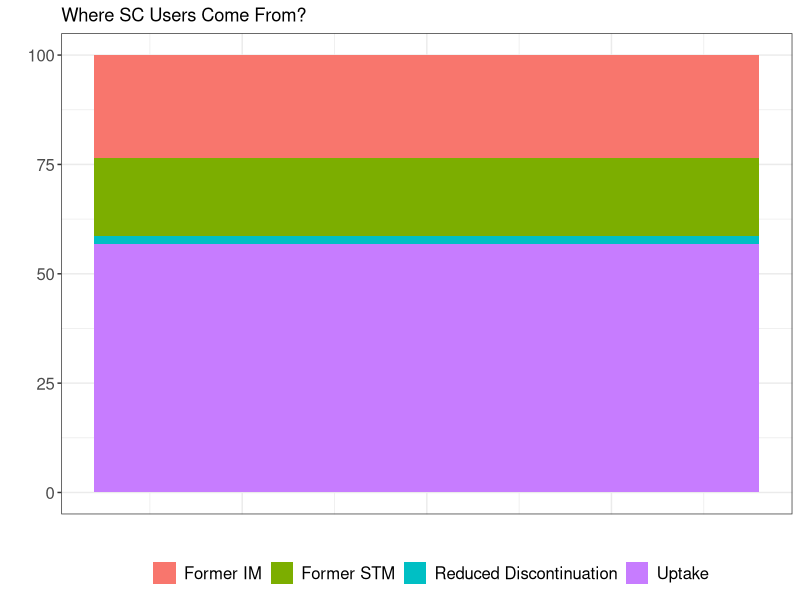
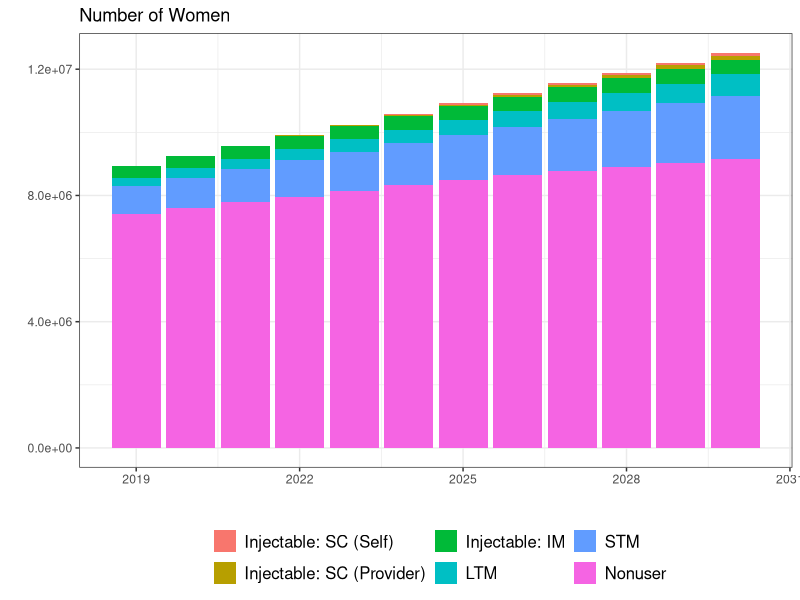
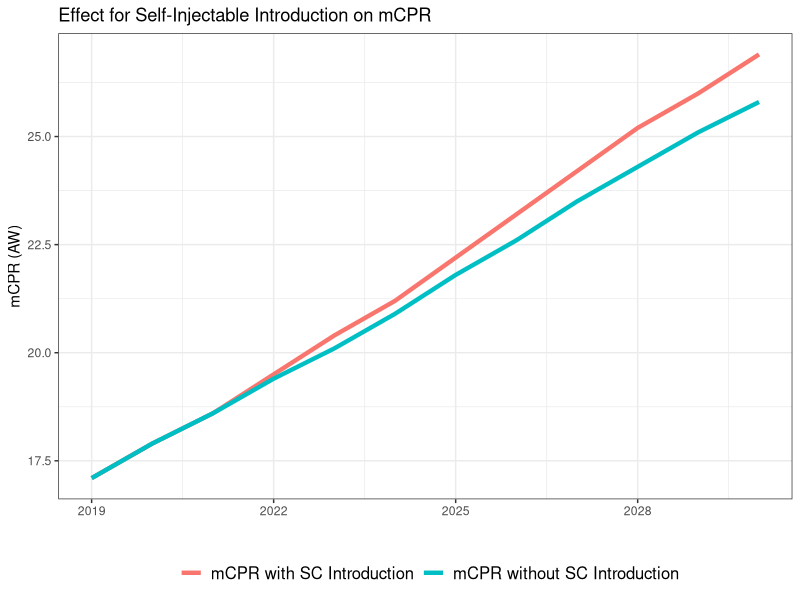

Recreate these plots in R, in order.
# Track20, Avenir Health
# Kristin Bietsch, PhD and Emily Sonneveldt, PhD

library(dplyr)
library(tidyr)
library(ggplot2)
setwd("C:/Users/KristinBietsch/files/Track20/Win Requests/Self Injections")

# Baseline Data
baseline <- read.csv("ModelData062220.csv")


# Adaptable Parameters
#Proportion of Injectable users that will switch to self-injectable contraceptives
#inj_to_si <- .16
#Proportion of short-term method users that will switch to self-injectable contraceptives
#stm_to_si <- .08
#Proportion of Non-users, whose reasons for not using would be alleviated by benefits of self-injection (decreased side-effects, increased availability, ease of use) that will uptake self-injectable contraceptives                               
#nu_to_si <- .04

# SI bonus- increase in each parameter whem SI of SC becomes fully available (partial bonus awarded during scale up)
#si_bonus <- .01

# New Adjustable Parament
# Year SC full scale
#year_sc <- 2020
# Year SI is reaches maximum proportion of SC use
# if the two years are differect, assume 0% in first year and max% in last year and linearly interpolate
#year_si <- 2021

#max_siofsc <- .4


##############################################################
# Share of SI that are provider provided versus SI


baseline$SC <- baseline$year_sc
baseline$SI <- baseline$year_si
baseline <- baseline %>% mutate(time_sc_si = SI-SC,
                              years_after_sc=Year-SC,
                              share_between_scsi = (years_after_sc/time_sc_si)*max_siofsc,
                              per_si =case_when(Year>=SI ~ max_siofsc,
                                                Year<=SC ~ 0,
                                                Year>SC & Year<SI ~ share_between_scsi),
                              share_bonus=per_si/max_siofsc) 


baseline <- baseline %>% mutate(high_scale=case_when(high==1 ~ 1, high==0 ~ .9))

# take the 2019 numbers, and put them as their own variable, then apply the bonsus
base2019 <- baseline %>% filter(Year==2019) %>% select(iso, Injection, STM, NonUser) %>% 
        rename(Injection_2019=Injection,
               STM_2019=STM,
               NonUser_2019=NonUser)


baseline <- full_join(baseline, base2019, by="iso")

baseline <- baseline %>% mutate(inj_switch_si_a=(((inj_to_si+(si_bonus*share_bonus)))*Injection_2019)/11,
                              stm_switch_si_a=(((stm_to_si+(si_bonus*share_bonus))*scale)*STM_2019)/11,
                              nu_switch_si_a=(((nu_to_si+(si_bonus*share_bonus))*scale)*NonUser_2019*ReasonNotUsingSI)/11) 

equations <- baseline

# Here is where the years since full scale matter- making annual numbers before it 0
equations <- equations %>% mutate(year_fullscale= case_when(Year-year_sc<0 ~ 0, Year-year_sc>=0 ~ Year-year_sc+1 )) %>%
  mutate(binary_full_scale=case_when(year_fullscale>0 ~ 1, year_fullscale==0 ~ 0)) %>% 
  mutate(inj_switch_si_a=inj_switch_si_a*binary_full_scale,
         stm_switch_si_a=stm_switch_si_a*binary_full_scale,
         nu_switch_si_a=nu_switch_si_a*binary_full_scale) %>%
  group_by(iso) %>%
  mutate(inj_switch_si = cumsum(inj_switch_si_a),
         stm_switch_si = cumsum(stm_switch_si_a),
         inj_stay= Injection-inj_switch_si,
         stm_stay=STM-stm_switch_si)
  



#SI users who would have been non-users because of discontinuation from IM
equations <- equations %>% mutate(si_non_disc_im = case_when(year_fullscale==0 ~ 0, year_fullscale!=0 ~ inj_switch_si*(discon_inj*.26)))

# SI users who would have been non-users because of discontinuation from STM
equations <- equations %>% mutate(si_non_disc_stm = case_when(year_fullscale==0 ~ 0, year_fullscale!=0 ~ stm_switch_si*(discon_stm*.26)))

#Nonusers Not SI Relevant
equations <- equations %>% mutate(nu_not_sirelevant=(NonUser-si_non_disc_im-si_non_disc_stm)*(1-ReasonNotUsingSI),
                                  nu_sirelevant=(NonUser-si_non_disc_im-si_non_disc_stm)*(ReasonNotUsingSI))

# Nonusers  SI Relevant Uptake
equations <- equations %>% mutate( nu_sirelevant_uptake= cumsum(nu_switch_si_a))
equations <- equations %>% mutate(nu_sirelevant_notuptake=nu_sirelevant-nu_sirelevant_uptake)

names(equations)
equations <- equations %>% mutate(si_users=inj_switch_si+stm_switch_si+si_non_disc_im+si_non_disc_stm+nu_sirelevant_uptake,
                                  im_users=inj_stay,
                                  stm_users=stm_stay,
                                  ltm_users=LTM,
                                  non_users=nu_not_sirelevant+nu_sirelevant_notuptake,
                                  per_users_si=si_users/(si_users+im_users+stm_users+ltm_users))





# Proportion of SI Users from Various sources
equations <- equations %>% mutate(prop_si_im= case_when(si_users==0 ~ 0, si_users!=0 ~ inj_switch_si/si_users),
                                  prop_si_stm= case_when(si_users==0 ~ 0, si_users!=0 ~ stm_switch_si/si_users),
                                  prop_si_disc= case_when(si_users==0 ~ 0, si_users!=0 ~ (si_non_disc_im+si_non_disc_stm)/si_users),
                                  prop_si_uptake= case_when(si_users==0 ~ 0, si_users!=0 ~ nu_sirelevant_uptake/si_users))

equations <- equations %>% mutate(baseline_users=LTM+STM+Injection,
                                  total_user_w_si=si_users+im_users+stm_users+ltm_users)

# Injectable Users
equations <- equations %>% mutate(injec_user_w_si=si_users+im_users)

# IM Users, SI Users, and SC Users
equations <- equations %>% mutate(IM_injec_user_w_si=round(im_users),
                                  SCP_injec_user_w_si=round(si_users*(1-per_si)),
                                  SI_injec_user_w_si= round(si_users*(per_si)),
                                  non_users <- Total-total_user_w_si,
                                  mcpr_w_si=round((total_user_w_si/Total)*100,1),
                                  inject_share=injec_user_w_si/total_user_w_si,
                                  baseline_mcpr=round((baseline_users/Total)*100,1),
                                  additional_users=round(total_user_w_si-baseline_users))



# Gates Priority Coutries
gates <- equations %>% filter(iso== 566 | iso==404 | iso==854 | iso==586 | iso==800 | iso==686 | iso==454 ) %>% filter(Year==2030) %>% select(Country, iso,  additional_users)

write.csv(gates, "Gates Priority Countries SI 062220 With Change in NonUsers.csv", row.names = F)


# Results 2030
results <- equations %>% select(iso, Year, baseline_mcpr, mcpr_w_si, additional_users, total_user_w_si, baseline_users, Total, SI_injec_user_w_si, SCP_injec_user_w_si, IM_injec_user_w_si, non_users) %>%
    filter(Year==2030)




# Overall change in mcpr/number of users
sum2030 <- results %>% ungroup() %>% summarise(total_user_w_si=sum(total_user_w_si), baseline_users=sum(baseline_users), Total=sum(Total)) %>% mutate(addition=total_user_w_si-baseline_users, mcpr_si=total_user_w_si/Total, mcpr_nosi=baseline_users/Total)
############################################################
data2030 <- equations %>% ungroup() %>% 
            filter(Year==2030) %>%
            mutate(additional_users=total_user_w_si-baseline_users) %>% filter(iso==4) %>% select(additional_users) 
add <- data2030$additional_users[1]

############################################################


############################################################
sc_users2030 <-  equations %>% ungroup() %>% 
  filter(Year==2030) %>% filter(iso==4) %>% select(prop_si_im,  prop_si_stm,  prop_si_disc, prop_si_uptake) %>%
  gather(Type, Number, prop_si_im:prop_si_uptake ) %>% mutate(Number=100*Number, x=1) %>% 
  mutate(Type=case_when(Type=="prop_si_im" ~ "Former IM",
                        Type=="prop_si_stm" ~ "Former STM",
                        Type=="prop_si_disc" ~ "Reduced Discontinuation",
                        Type=="prop_si_uptake" ~ "Uptake"))

ggplot(sc_users2030,aes(x=x,y=Number, fill=Type))+ 
  geom_bar(stat="identity") +
  labs(title="Where SC Users Come From?", x="", y="", fill="")+
  theme_bw()+
  theme(legend.position = "bottom",
        legend.text=element_text(size=12),
        axis.text.y=element_text(size=12),
        axis.text.x=element_blank(),
        axis.ticks.x=element_blank())


############################################################
graph <- equations %>% select(iso, Year, IM_injec_user_w_si, SCP_injec_user_w_si, SI_injec_user_w_si, stm_users , ltm_users, non_users ) %>% 
  gather(Type, Number, IM_injec_user_w_si:non_users ) %>%
  mutate(Type=case_when(Type=="stm_users" ~ "STM",
                        Type=="ltm_users" ~ "LTM",
                        Type=="IM_injec_user_w_si" ~ "Injectable: IM",
                        Type=="SCP_injec_user_w_si" ~ "Injectable: SC (Provider)",
                        Type=="SI_injec_user_w_si" ~ "Injectable: SC (Self)",
                        Type=="non_users" ~ "Nonuser"))

graph$Type <- factor(graph$Type, levels = c( "Injectable: SC (Self)", "Injectable: SC (Provider)", "Injectable: IM", "LTM", "STM", "Nonuser" ))

graph <- graph %>% filter(iso==4)

ggplot(graph,aes(x=Year,y=Number, fill=Type))+ 
  geom_bar(stat="identity") +
  labs(title="Number of Women", x="", y="", fill="")+
  theme_bw()+
  theme(legend.position = "bottom",
        legend.text=element_text(size=12))

############################################################

mcpr <-  equations %>% select(iso, Year, mcpr_w_si, baseline_mcpr ) %>%    gather(Type, Number, mcpr_w_si:baseline_mcpr )  %>%
  mutate(Type= case_when(Type=="mcpr_w_si" ~ "mCPR with SC Introduction",
                         Type=="baseline_mcpr" ~ "mCPR without SC Introduction"))


mcpr <- mcpr %>% filter(iso==4)

ggplot(mcpr,aes(x=Year,y=Number, color=Type))+ 
  geom_line(size=1.5)+
  labs(title="Effect for Self-Injectable Introduction on mCPR", x="", y="mCPR (AW)", color="")+
  theme_bw()+
  theme(legend.position = "bottom",
        legend.text=element_text(size=12))

